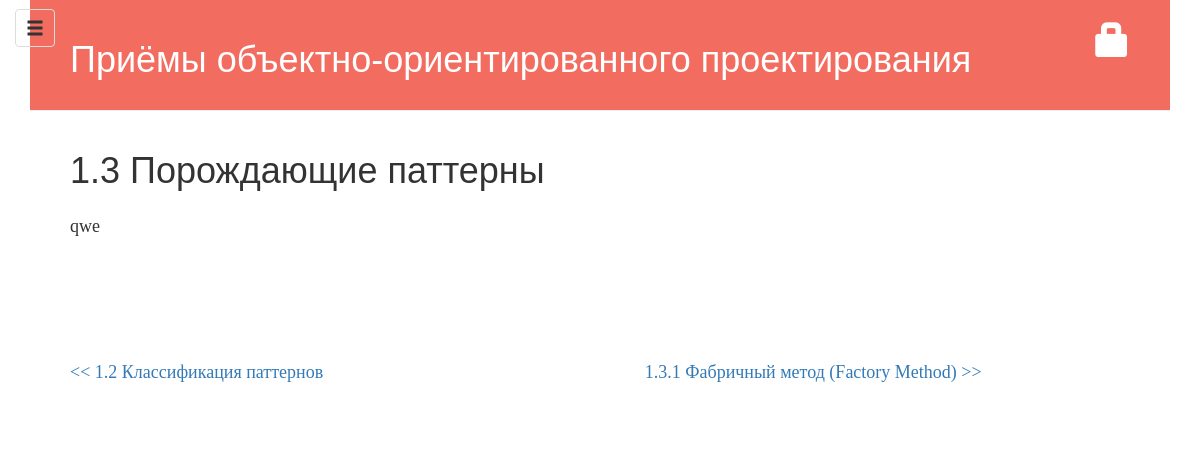
Screenshot of /post/11/ with the database file from the repository.
### blog/models.py (models this page shows, shortened)
class Post(models.Model):
    author = models.ForeignKey('auth.User')
    title = models.CharField(max_length=200)
    text = models.TextField()
    created_date = models.DateTimeField(default=timezone.now)
    published_date = models.DateTimeField(blank=True, null=True)

### blog/views.py (the view)
# urls.py: url(r'^post/(?P<pk>[0-9]+)/$', views.post_detail, name='post_detail'),
def post_detail(request, pk):
    post = get_object_or_404(Post, pk=pk)
    posts = Post.objects.filter(published_date__lte=timezone.now()).order_by('published_date')
    return render(request, 'blog/post_detail.html', {'post': post, 'posts': posts})

### blog/templates/blog/post_detail.html (shortened to what this page needs)
    {% extends 'blog/base.html' %}
    {% block content %}
        <div class="post">
            <h1>{{ post.title }}</h1>
            <div id="text">
                {{ post.text|safe }}
            </div>
        </div>
        <div class="prev-next-post">
            {% if post.get_previous_by_created_date %}
                <div class="prev-post">
                <a href="{% url 'post_detail' pk=post.get_previous_by_created_date.pk %}">
                    << {{ post.get_previous_by_created_date.title }}
                </a>
            </div>
            {% endif %}
            {% if post.get_next_by_created_date %}
                <div class="next-post">
                <a href="{% url 'post_detail' pk=post.get_next_by_created_date.id %}">
                    {{ post.get_next_by_created_date.title }} >>
                </a>
            </div>
            {% endif %}
        </div>
    {% endblock %}

### blog/static/css/blog.css (style rules this page uses)
body { font-family: "Source Serif Pro", serif; font-size: 18px; height: 100%; padding: 50px 0 0 0; }
h1 { font-family: "Source Sans Pro Bold", arial; }
.post h1 { margin-bottom: 24px; }
.post { margin-bottom: 70px; }
@media (min-width: 992px) { body { padding: 0; } }
.prev-next-post { position: relative; display: inline-block; width: 100%; margin-top: 50px; margin-bottom: 50px; }
.prev-post, .next-post { float: left; width: 50%; }
.next-post { text-align: right; }

### rows the page displays
Post: title "1.3 Порождающие паттерны", text "qwe", get_previous_by_created_date "1.2 Классификация паттернов", get_next_by_created_date "1.3.1 Фабричный метод (Factory Method)"
